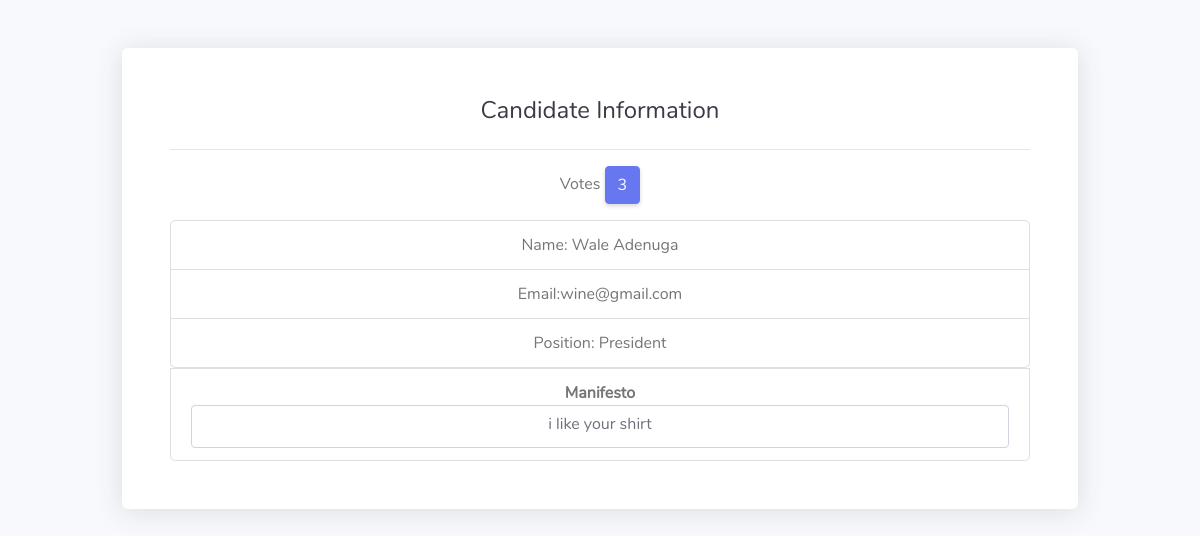
The page /index.php/moredetails/wTHc2AqFD (signed in) on the database its author committed.
### tables this page shows
CREATE TABLE `candidate` (
  `id` int NOT NULL,
  `name` text,
  `email` text,
  `photo` text,
  `position_id` text,
  `votes` text,
  `date_joined` text,
  `manifesto` text,
  `candidate_id` text
);

CREATE TABLE `position` (
  `id` int NOT NULL,
  `position_name` text,
  `position_id` text,
  `position_desc` text,
  `election_status` text
);

### application/controllers/admin/Moredetails.php (called while the page is built, shortened)
<?php
class Moredetails extends CI_Controller {
	public function index($page)
	{
if(empty($_SESSION["adminid"])|| !isset($_SESSION["adminid"])){
redirect("adminlogin");
}
else{
  $adminid=$_SESSION["adminid"];
}
$data["adminid"]=$adminid;
        $twilo=$this->db->escape_str($page);
$mirror=$this->db->query("SELECT * FROM candidate WHERE candidate_id='$twilo'");
$reader=$mirror->result();
$data["amen"]=$reader;
		$this->load->view('admin/moredetails',$data);
	}
}

### index.php (called while the page is built, shortened)
<?php
require_once BASEPATH.'core/CodeIgniter.php';

### application/views/admin/moredetails.php (the view, shortened to what this page needs)
<!DOCTYPE html>
<html lang="en">
<head>
  <link href="<?php      echo base_url(); ?>templates/vendor/fontawesome-free/css/all.min.css" rel="stylesheet" type="text/css">
  <link href="<?php      echo base_url(); ?>templates/vendor/bootstrap/css/bootstrap.min.css" rel="stylesheet" type="text/css">
  <link href="<?php      echo base_url(); ?>templates/css/ruang-admin.min.css" rel="stylesheet">
</head>
<body class="bg-gradient-login">
  <div class="container-login">
    <div class="row justify-content-center">
      <div class="col-xl-10 col-lg-12 col-md-9">
        <div class="card shadow-sm my-5">
          <div class="card-body p-0">
            <div class="row">
              <div class="col-lg-12">
                <div class="login-form">
                  <div class="text-center">
                    <h1 class="h4 text-gray-900 mb-4">Candidate Information</h1>
                  </div>
                  <hr>
<section>
<?php
foreach($amen as $row):
?>
<div class=" text-center">
    <div class="form-group">
    <label>Votes</label>
<button class="btn btn-primary"><?php   echo $row->votes;   ?></button>
</div>
<ul class="list-group">
    <li class="list-group-item">Name: <?php  echo $row->name;    ?> </li>
    <li class="list-group-item">Email:<?php  echo $row->email;      ?></li>
    <li class="list-group-item">Position:
<?php
$joe=$this->db->query("SELECT * FROM position WHERE position_id='$row->position_id'");
$do=$joe->result();
foreach($do as $king){
    echo $king->position_name;
}
?>
    </li>
</ul>
<div class="list-group-item">
<strong>Manifesto</strong>
<div class="form-control">
<?php
echo $row->manifesto;
?>
</div>
</div>
</div>
</section>
<?php
endforeach;
?>
                </div>
              </div>
            </div>
          </div>
        </div>
      </div>
    </div>
  </div>
</body>
</html>

### rows shown on the page
candidate: votes "3", name "Wale Adenuga", email "wine@gmail.com", manifesto "i like your shirt"
position: position_name "President"
